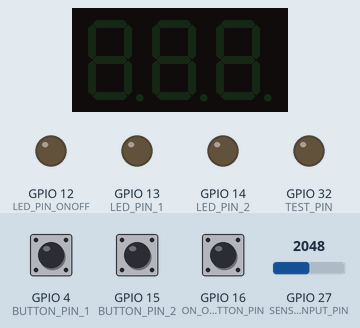
Recording of a sketch running on a simulated ESP32. On the bench: 3-digit seven-segment display, output pins drawn as LEDs (lit = HIGH). Inputs (shaded band) come from the test bench; at power-on: GPIO 16 (ON_OFF_BUTTON_PIN) HIGH, GPIO 4 (BUTTON_PIN_1) HIGH, GPIO 15 (BUTTON_PIN_2) HIGH, GPIO 27 (SENSOR_INPUT_PIN) = 2048.

Above: at 1.2 s.
1.3 s: GPIO 16 (ON_OFF_BUTTON_PIN) pulled LOW for 0.15 s
At 2.5 s:
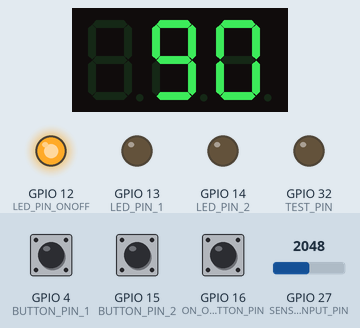
2.9 s: GPIO 4 (BUTTON_PIN_1) pulled LOW for 0.15 s
At 3.9 s:
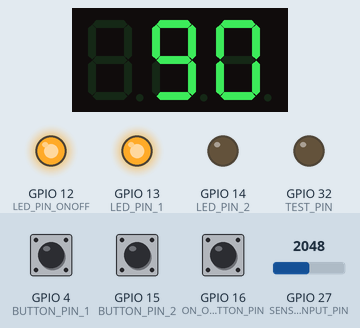
4.5 s: GPIO 15 (BUTTON_PIN_2) pulled LOW for 0.15 s
At 5.1 s:
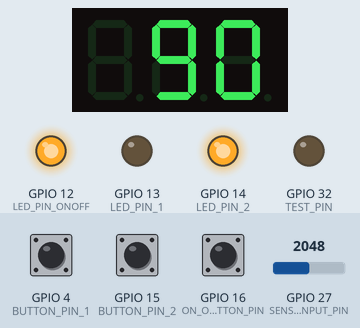
6.1 s: GPIO 16 (ON_OFF_BUTTON_PIN) pulled LOW for 1 s
At 6.5 s:
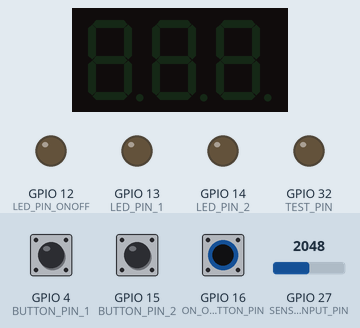
8.6 s: GPIO 16 (ON_OFF_BUTTON_PIN) pulled LOW for 3.2 s
At 9.5 s:
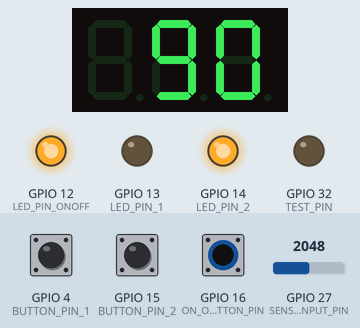
13.3 s: GPIO 27 (SENSOR_INPUT_PIN) set to 2866
At 14.2 s:
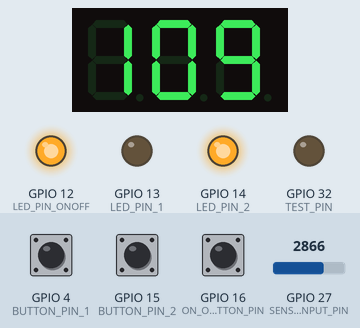
Timing chart, 0 to 15.9 s (numbered marks = the images above; inputs shaded):
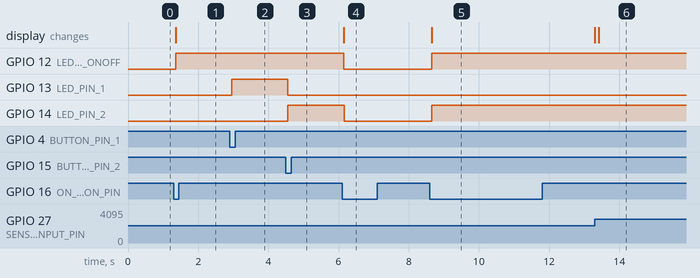

Measured:
- after the input at 1.3 s, GPIO 12 (LED_PIN_ONOFF): LOW → HIGH after 0.06 s; the display: changes after 0.06 s (image 1)
- after the input at 2.9 s, GPIO 13 (LED_PIN_1): LOW → HIGH after 0.05 s
- after the input at 4.5 s, GPIO 13 (LED_PIN_1): HIGH → LOW after 0.05 s; GPIO 14 (LED_PIN_2): LOW → HIGH after 0.05 s
- after the input at 6.1 s, GPIO 12 (LED_PIN_ONOFF): HIGH → LOW after 0.05 s; GPIO 14 (LED_PIN_2): HIGH → LOW after 0.06 s; the display: changes after 0.05 s (image 4)
- after the input at 8.6 s, GPIO 12 (LED_PIN_ONOFF), GPIO 14 (LED_PIN_2): LOW → HIGH after 0.06 s; the display: changes after 0.06 s (image 5)
- after the input at 13.3 s, the display: first changes at once (image 6 shows a later state)

The sketch:

Vibraphone-Controls.ino
```cpp
#include <Button.h>
#include <SevSeg.h>
#include <Smoothed.h>

#define BUTTON_PIN_1 4  // ESP32 pin GPIO18, which connected to button
#define BUTTON_PIN_2 15
#define ON_OFF_BUTTON_PIN 16
#define LED_PIN_1 13      //13      // ESP32 pin GPIO21, which connected to led
#define LED_PIN_2 14      //12     // ESP32 pin GPIO21, which connected to led
#define LED_PIN_ONOFF 12  //17  // ESP32 pin GPIO21, which connected to led
#define TEST_PIN 32

Button button1(BUTTON_PIN_1, LED_PIN_1);  // create ezButton object that attach to pin 7;
Button button2(BUTTON_PIN_2, LED_PIN_2);
Button onOff(ON_OFF_BUTTON_PIN, LED_PIN_ONOFF);

SevSeg sevseg;

const int SENSOR_INPUT_PIN = 27;
Smoothed <int> mySensor;

void setup() {
  Serial.begin(9600);  // initialize serial

  button1.setDebounceTime(50);  // set debounce time to 50 milliseconds
  button2.setDebounceTime(50);  // set debounce time to 50 milliseconds
  onOff.setDebounceTime(50);    // set debounce time to 50 milliseconds

  pinMode(34, INPUT);

  pinMode(TEST_PIN, OUTPUT);
  //digitalWrite(TEST_PIN, HIGH);

  byte numDigits = 3;
  byte digitPins[] = { 26, 25, 33 };
  byte segmentPins[] = { 17, 5, 18, 19, 21, 3, 1 };
  bool resistorsOnSegments = false;      // 'false' means resistors are on digit pins
  byte hardwareConfig = COMMON_ANODE;  // See README.md for options
  bool updateWithDelays = true;         // Default 'false' is Recommended
  bool leadingZeros = false;             // Use 'true' if you'd like to keep the leading zeros
  bool disableDecPoint = true;           // Use 'true' if your decimal point doesn't exist or isn't connected. Then, you only need to specify 7 segmentPins[]

  sevseg.begin(hardwareConfig, numDigits, digitPins, segmentPins, resistorsOnSegments, updateWithDelays, leadingZeros, disableDecPoint);
  sevseg.setBrightness(100);

  mySensor.begin(SMOOTHED_AVERAGE, 20);
}

int testNum;
long timeAtLastSwitch = millis();
long timeAllowed = 100; // Light must be stable for more than 0.1 seconds to be registered

void loop() {
  onOff.loop();

  //int readNum = map(analogRead(27), 0, 4095, 0, 100);

  if (onOff.isPressed()) {
    //Serial.println("The on off button is pressed");

    onOff.flipState();
    if (onOff.isOn()) {
      button1.reloadState();
      button2.reloadState();
    }
  }

  if (onOff.isOn()) {
    button1.loop();  // MUST call the loop() function first
    button2.loop();

    if (!buttonFunc(button1, button2))
    buttonFunc(button2, button1);

    mySensor.add(map(analogRead(SENSOR_INPUT_PIN), 0, 4095, 40, 140));

    sevseg.setNumber(mySensor.get());
    sevseg.refreshDisplay();
    //}
  } else {
    sevseg.blank();
    button1.setState(LOW);
    button2.setState(LOW);
  }

  //delay(1);
}

bool buttonFunc(Button& but1, Button& but2) {
  if (but1.isPressed()) {
    but1.flipState();

    if (but2.isOn() && but1.isOn()) {
      but2.flipState();
      return true;
    }
  }
  return false;
}
```

Button.cpp
```cpp
// (licence header left out)
#include <Button.h>

Button::Button(int pin, int ledPin): Button(pin, ledPin, INPUT_PULLUP) {};

Button::Button(int pin, int ledPin, int mode) {
	btnPin = pin;
	debounceTime = 0;
	count = 0;
	countMode = COUNT_FALLING;

	pinMode(btnPin, mode);

	previousSteadyState = digitalRead(btnPin);
	lastSteadyState = previousSteadyState;
	lastFlickerableState = previousSteadyState;

	lastDebounceTime = 0;

  led_state = LOW;
  led_pin = ledPin;
  pressed = false;
  pinMode(led_pin, OUTPUT);
}

void Button::setDebounceTime(unsigned long time) {
	debounceTime = time;
}

int Button::getState(void) {
	return lastSteadyState;
}

int Button::getStateRaw(void) {
	return digitalRead(btnPin);
}

bool Button::isPressed(void) {
	if(previousSteadyState == HIGH && lastSteadyState == LOW)
		return true;
	else
		return false;
}

bool Button::isReleased(void) {
	if(previousSteadyState == LOW && lastSteadyState == HIGH)
		return true;
	else
		return false;
}

void Button::setCountMode(int mode) {
	countMode = mode;
}

unsigned long Button::getCount(void) {
	return count;
}

void Button::resetCount(void) {
	count = 0;
}

void Button::loop(void) {
	// read the state of the switch/button:
	int currentState = digitalRead(btnPin);
	unsigned long currentTime = millis();

	// check to see if you just pressed the button
	// (i.e. the input went from LOW to HIGH), and you've waited long enough
	// since the last press to ignore any noise:

	// If the switch/button changed, due to noise or pressing:
	if (currentState != lastFlickerableState) {
		// reset the debouncing timer
		lastDebounceTime = currentTime;
		// save the the last flickerable state
		lastFlickerableState = currentState;
	}

	if ((currentTime - lastDebounceTime) >= debounceTime) {
		// whatever the reading is at, it's been there for longer than the debounce
		// delay, so take it as the actual current state:

		// save the the steady state
		previousSteadyState = lastSteadyState;
		lastSteadyState = currentState;
	}

	if(previousSteadyState != lastSteadyState){
		if(countMode == COUNT_BOTH)
			count++;
		else if(countMode == COUNT_FALLING){
			if(previousSteadyState == HIGH && lastSteadyState == LOW)
				count++;
		}
		else if(countMode == COUNT_RISING){
			if(previousSteadyState == LOW && lastSteadyState == HIGH)
				count++;
		}
	}
}

void Button::flipState(void) {
  led_state = !led_state;
  pressed = !pressed;

    // control LED arccoding to the toggleed sate
  digitalWrite(led_pin, led_state);
}

void Button::setState(int state) {
  digitalWrite(led_pin, state);
}

void Button::reloadState(void) {
  digitalWrite(led_pin, led_state);
}

bool Button::isOn(void) {
  return pressed;
}
```

Button.h
```cpp
// (licence header left out)
#ifndef Button_h
#define Button_h

#include <Arduino.h>

#define COUNT_FALLING 0
#define COUNT_RISING  1
#define COUNT_BOTH    2

class Button
{
	private:
		int btnPin;
		unsigned long debounceTime;
		unsigned long count;
		int countMode;

		int previousSteadyState;  // the previous steady state from the input pin, used to detect pressed and released event
		int lastSteadyState;      // the last steady state from the input pin
		int lastFlickerableState; // the last flickerable state from the input pin

		unsigned long lastDebounceTime; // the last time the output pin was toggled
    int led_state;
    int led_pin;
    bool pressed;

	public:
		Button(int pin, int ledPin);
		Button(int pin, int ledPin, int mode);
		void setDebounceTime(unsigned long time);
		int getState(void);
		int getStateRaw(void);
		bool isPressed(void);
		bool isReleased(void);
		void setCountMode(int mode);
		unsigned long getCount(void);
		void resetCount(void);
		void loop(void);
    void flipState(void);
    void setState(int state);
    void reloadState(void);
    bool isOn(void);
};

#endif
```
